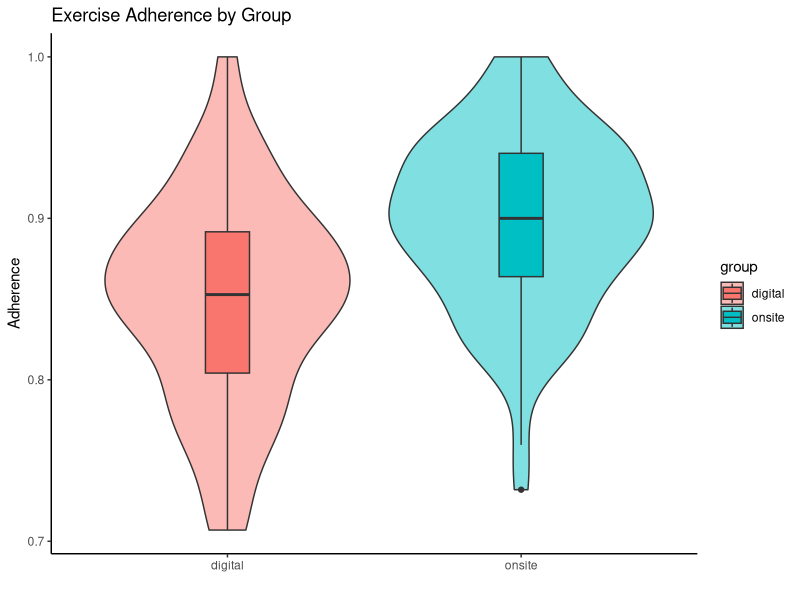
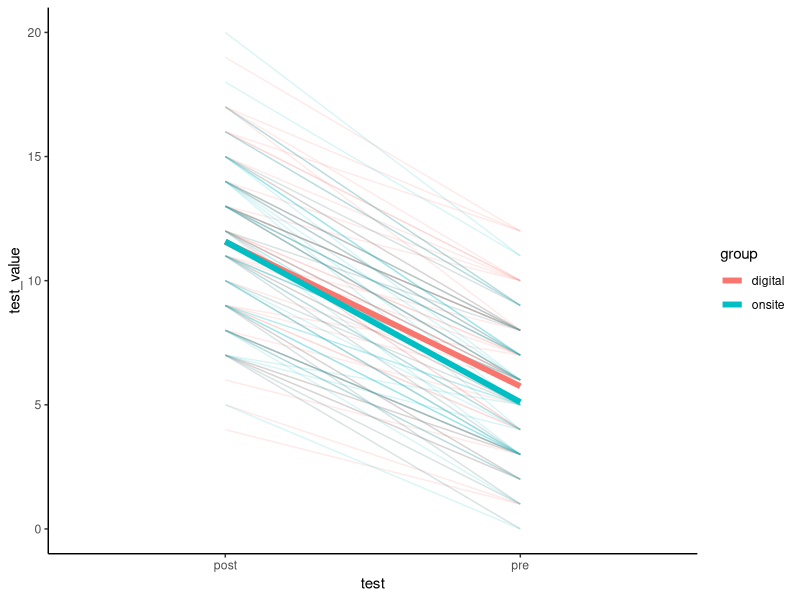
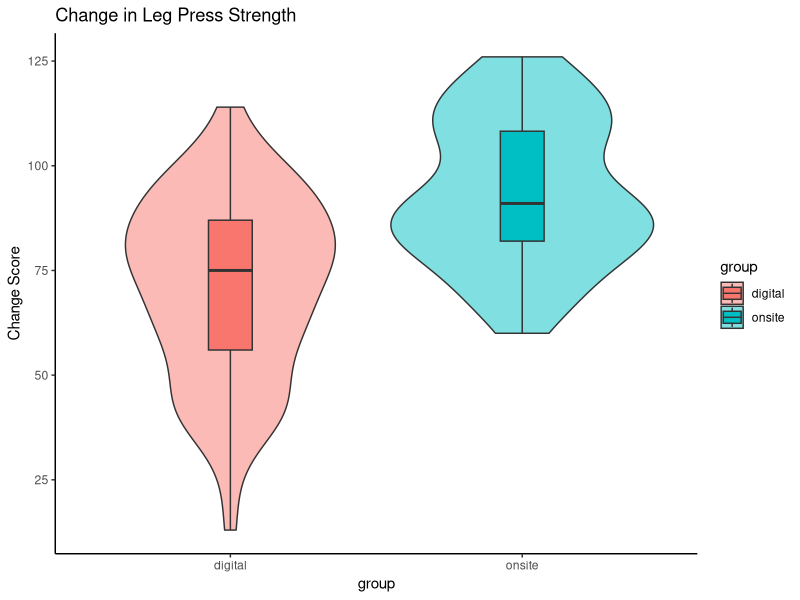
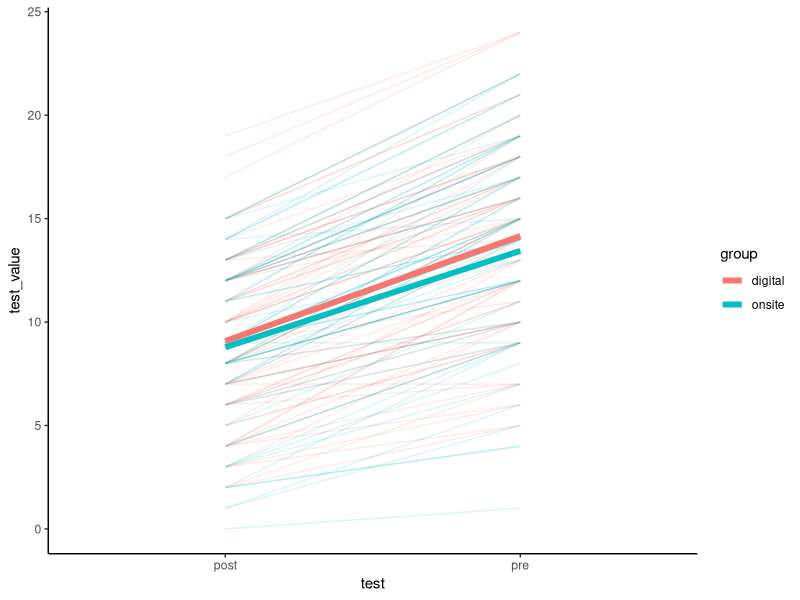
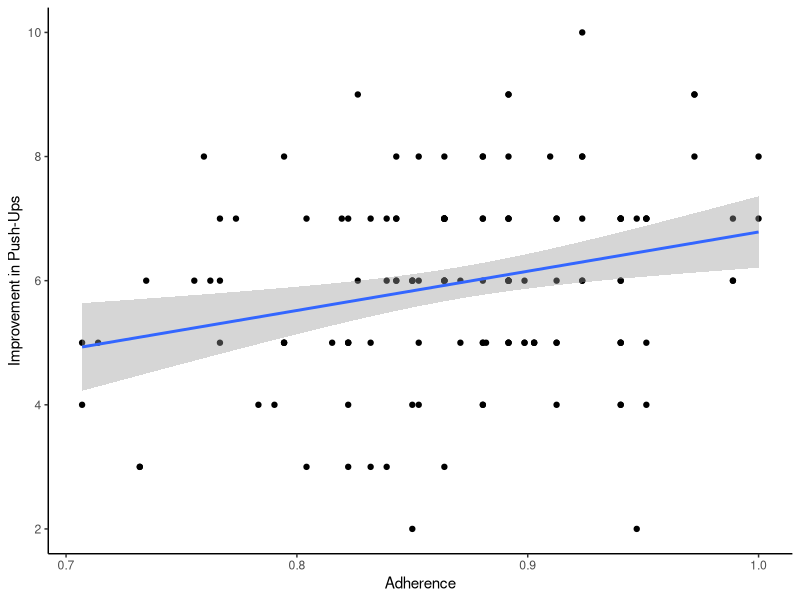
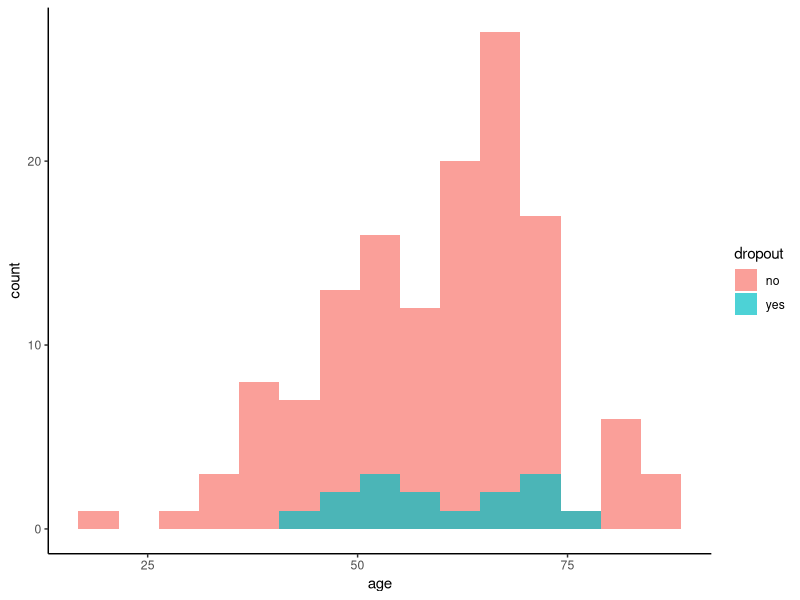

Write R code to recreate these figures, in order.
## ---- chunk 1
library(tidyverse)
library(lme4)
library(lmerTest)

participants <- read_csv("data/participants.csv")
measurements <- read_csv("data/measurements.csv")
training_diary <- read_csv("data/training_diary.csv")
## ---- chunk 2
adherence_summary <-

  training_diary %>%
  group_by(fp) %>%
  summarise(
    adherence_sets =
      mean(sets_completed / sets_max),

    adherence_reps =
      mean(reps_completed / reps_max),

    adherence =
      mean(c(adherence_sets,
             adherence_reps)),

    .groups = "drop"
  ) %>%
  left_join(
    participants %>%
      select(fp, group),
    by = "fp"
  )
## ---- chunk 3
table1 <-

  participants %>%
  group_by(group) %>%
  summarise(
    N = n(),
    Age_mean = round(mean(age),1),
    Age_sd = round(sd(age),1),
    Males = sum(sex=="male"),
    Females = sum(sex=="female")
  )

table1
## ---- chunk 4
ggplot(
  adherence_summary,
  aes(group, adherence, fill = group)
) +
  geom_violin(alpha = .5) +
  geom_boxplot(width = .15) +
  theme_classic() +
  labs(
    x = "",
    y = "Adherence",
    title = "Exercise Adherence by Group"
  )
## ---- chunk 5
t.test(
  adherence ~ group,
  data = adherence_summary
)
## ---- chunk 6
change_scores <-

  measurements %>%

  select(
    fp,
    test_name,
    test,
    test_value
  ) %>%

  pivot_wider(
    names_from = test,
    values_from = test_value
  ) %>%

  mutate(
    delta = post - pre
  ) %>%

  left_join(
    participants %>%
      select(fp, group),
    by = "fp"
  ) %>%

  left_join(
    adherence_summary %>%
      select(fp, adherence),
    by = "fp"
  )
## ---- chunk 7
pushups <-

  measurements %>%
  filter(test_name == "push-ups") %>%
  left_join(
    participants %>%
      select(fp, group),
    by = "fp"
  )

ggplot(
  pushups,
  aes(
    x = test,
    y = test_value,
    group = fp,
    colour = group
  )
) +
  geom_line(alpha = .15) +
  stat_summary(
    aes(group = group),
    fun = mean,
    geom = "line",
    linewidth = 2
  ) +
  theme_classic()
## ---- chunk 8
pushup_model <-

  lmer(
    test_value ~ group * test +
      (1|fp),
    data = pushups
  )

anova(pushup_model)
## ---- chunk 9
change_scores %>%
  filter(test_name == "legpress") %>%
  ggplot(
    aes(
      group,
      delta,
      fill = group
    )
  ) +
  geom_violin(alpha = .5) +
  geom_boxplot(width = .15) +
  theme_classic() +
  labs(
    title = "Change in Leg Press Strength",
    y = "Change Score"
  )
## ---- chunk 10
phq <-

  measurements %>%
  filter(test_name == "phq-9") %>%
  left_join(
    participants %>%
      select(fp, group),
    by = "fp"
  )

ggplot(
  phq,
  aes(
    test,
    test_value,
    group = fp,
    colour = group
  )
) +
  geom_line(alpha = .15) +
  stat_summary(
    aes(group = group),
    fun = mean,
    geom = "line",
    linewidth = 2
  ) +
  theme_classic()
## ---- chunk 11
pushup_change <-

  change_scores %>%
  filter(test_name == "push-ups")

ggplot(
  pushup_change,
  aes(
    adherence,
    delta
  )
) +
  geom_point() +
  geom_smooth(
    method = "lm",
    se = TRUE
  ) +
  theme_classic() +
  labs(
    x = "Adherence",
    y = "Improvement in Push-Ups"
  )
## ---- chunk 12
summary(
  lm(
    delta ~ adherence,
    data = pushup_change
  )
)
## ---- chunk 13
ggplot(
  participants,
  aes(
    age,
    fill = dropout
  )
) +
  geom_histogram(
    bins = 15,
    alpha = .7,
    position = "identity"
  ) +
  theme_classic()
## ---- chunk 14
dropout_model <-

  glm(
    dropout_bin ~ age + sex + group,
    data = participants,
    family = binomial
  )

summary(dropout_model)
## ---- chunk 15
change_scores %>%
  group_by(
    test_name,
    group
  ) %>%
  summarise(
    N = n(),
    Mean_Change = round(mean(delta),2),
    SD_Change = round(sd(delta),2),
    .groups = "drop"
  )
